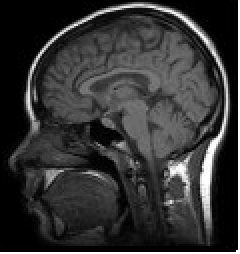
#> input picture p1-4students/imgs-P1/cabeza.pgm, 120 x 127 px (shown 2 times larger); its folder holds only this picture in this run
$ python p1.py
#> lines starting #> are read from the running program, lines starting #| are printed output that depends on the picture
### p1-4students/visualPercepUtils.py
import numpy as np
import math
import matplotlib.pyplot as plt

def computeRowsCols(N, m, n):
    # print(N, m, n)
    if m is None:
        m = math.sqrt(N)
        if n is None:
            n = math.ceil(N / m)
        else:
            m = math.ceil(N / n)
    else:
        if n is None:
            n = math.ceil(N / m)
        else:
            m = math.ceil(N / n)
    m, n = max(1, m), max(1, n)
    m, n = math.ceil(m), math.ceil(n)
    #print(m, n)
    return m, n

# [12 lines left out: function showInFigs, not called in this run]

def showInGrid(imgs, m=None, n=None, title="",subtitles=None):
    N = len(imgs)

    m, n = computeRowsCols(N, m, n)
    #print(m,n)
    fig = plt.figure(figsize=(m, n))
    plt.gray()
    for i in range(1, N + 1):
        ax=fig.add_subplot(m, n, i)
        if len(imgs[i - 1]) >= 2:
            plt.imshow(imgs[i - 1])
        else:
            plt.plot(imgs[i - 1])
        if subtitles is not None:
            ax.set_title(subtitles[i-1])

    fig.suptitle(title)
    plt.show(block=True)

def histImg(im):
    return np.histogram(im.flatten(), 256)[0]

def showPlusInfo(data):
    plt.plot(data)
    plt.show(block=True)

def showImgsPlusHists(im, im2, title=""):
    hists = [histImg(im), histImg(im2)]
    #print(im2.shape, hists[0].shape)
    showInGrid([im, im2] + hists, title=title)
    # [11 lines of commented-out code are left out]


# [21 lines left out: functions pil2np, displayHoughPeaks, not called in this run]
    #plt.show()

def showImWithColorMap(im,cmap='spectral'):
    plt.imshow(im,cmap=cmap)

### p1-4students/p1.py
#!/usr/bin/env python
# -*- coding: utf-8 -*-

from PIL import Image
# from numpy import *
import numpy as np
import matplotlib.pyplot as plt
import math as math
import glob
import os
import visualPercepUtils as vpu

def histeq(im, nbins=256):
    imhist, bins = np.histogram(im.flatten(), list(range(nbins+1)), density=True)
    cdf = imhist.cumsum()
    cdf = 255 * cdf / cdf[-1]  # normalizar (cdf[-1] es el último elemento de la suma acumulada = num. pixels total)
    im2 = np.interp(im.flatten(), bins[:-1], cdf)
    return im2.reshape(im.shape), cdf

def testHistEq(im):
    im2, cdf = histeq(im)
    imgs = [im, im2]
    return [im2, cdf]

def applyInEachDim(fun):
    # [8 lines left out: function wrapper, not called in this run]
    return wrapper


# [13 lines left out: function checkBoardImg, not called in this run]

def testCheckBoardImg(im:np.ndarray):
    im2 = checkBoardImg(im)
    return [im2]


@applyInEachDim
def darkenImg(im:np.ndarray,p=2)->np.ndarray:
    return (im ** float(p)) / (255 ** (p - 1))

@applyInEachDim
def brightenImg(im:np.ndarray,p=2):
    return np.power(255.0 ** (p - 1) * im, 1. / p)  # notice this NumPy function is different to the scalar math.pow(a,b)

# [36 lines left out: functions multiHist, testDarkenImg, testBrightenImg, saveOutImg, not called in this run]

path_input = './imgs-P1/'
path_output = './imgs-out-P1/'
bAllFiles = True
formats = ['ppm','pgm']
current = 1
if bAllFiles:
    files = glob.glob(path_input + f"*.{formats[current]}")
else:
    files = [path_input + 'iglesia.pgm'] # iglesia,huesos

bAllTests = True
if bAllTests:
    tests = ['testHistEq', 'testBrightenImg', 'testDarkenImg','testCheckBoardImg']  # 'testHistEq']:#''testDarkenImg']:
else:
    tests = ['multiHist']#['testBrightenImg']
nameTests = {'testHistEq': u"Ecualización de histograma", # Unicode (u) para tildes y otros carácteres
             'testBrightenImg': 'Aclarar imagen',
             'testDarkenImg': 'Oscurecer imagen',
             'testCheckBoardImg':'Cuadricular imagen',
             'multiHist': 'Calculando multihistograms'}
suffixFiles = {'testHistEq': '_heq',
               'testBrightenImg': '_br',
               'testDarkenImg': '_dk',
                'testCheckBoardImg':'_cuad',
                'multiHist':'_mh'}

bSaveResultImgs = True

def doTests():
    print("Testing on", files)
    for imfile in files:

        im = np.array(Image.open(imfile)) if current == 0 else np.array(Image.open(imfile).convert('L')) # from Image to array
#> im is the input picture: shape (127, 120); min 0, max 255, mean 52.3
        for test in tests:
            out = eval(test)(im)
            im2 = out[0]
            vpu.showImgsPlusHists(im, im2, title=nameTests[test])
            if len(out) > 1:
                vpu.showPlusInfo(out[1])
            if bSaveResultImgs:
                saveOutImg(imfile, test, im2)
#> this loop made 1 pass
#> pass 1, in testHistEq, `im2, cdf = histeq(im)`:
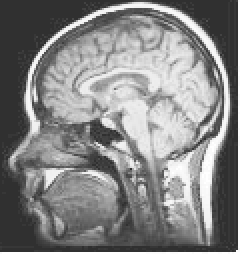
#> im2: shape (127, 120) float64 (shown 2 times larger); min 48.39, max 255, mean 132.8


if __name__== "__main__":
#> (the run stopped early here; a loop or call above may not have finished)
